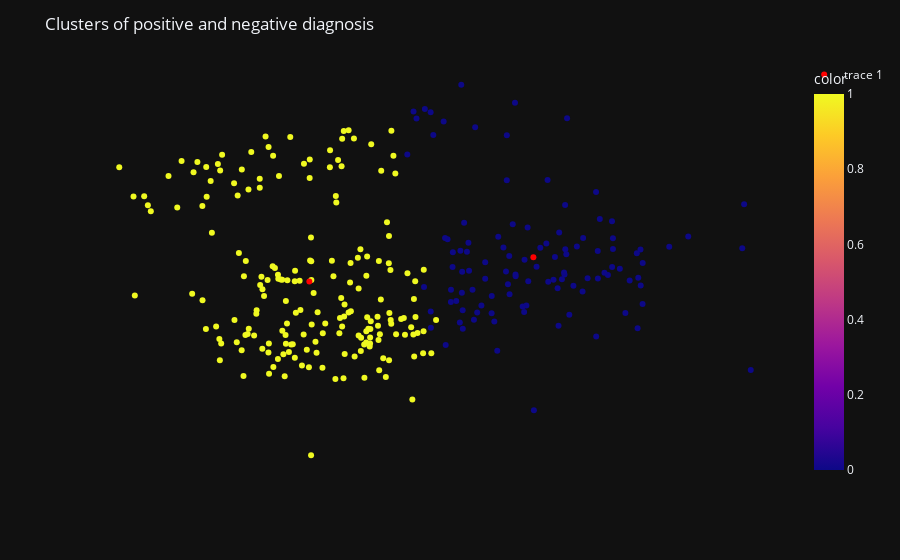

Source (notebook cell):
### Markdown cell above
#### K Means

### Code cell
model = KMeans(n_clusters=2)

cluster_labels = model.fit_predict(pca_df)

centroids = model.cluster_centers_

centroids_x = centroids[:, 0]
centroids_y = centroids[:, 1]

label_dict = {0: 'Negative cases', 1: 'Positive cases'}

fig = px.scatter(pca_df, x=pca_df[:, 0], y=pca_df[:, 1], color=cluster_labels, template='plotly_dark')
fig.update_layout(title='Clusters of positive and negative diagnosis')
fig.update_layout(xaxis_visible=False, yaxis_visible=False, 
                  xaxis=dict(showgrid=False, zeroline=False), 
                  yaxis=dict(showgrid=False, zeroline=False))
fig.add_trace(go.Scatter(x=centroids_x, y=centroids_y, mode='markers', 
                         marker=dict(color='red', size=6)))
fig.show()

### Figure 1 — Plotly figure (JSON) as saved in the notebook; plotly's stock layout.template omitted (floating-point values rounded to 4 significant figures; data arrays with more than 128 entries replaced by an {"elided": "..."} marker saying what was removed)
{"data": [{"hovertemplate": "x=%{x}<br>y=%{y}<br>color=%{marker.color}<extra></extra>", "legendgroup": "", "marker": {"color": {"elided": "298 int values"}, "coloraxis": "coloraxis", "symbol": "circle"}, "mode": "markers", "name": "", "orientation": "v", "showlegend": false, "type": "scatter", "x": {"elided": "298 float values"}, "xaxis": "x", "y": {"elided": "298 float values"}, "yaxis": "y"}, {"marker": {"color": "red", "size": 6}, "mode": "markers", "type": "scatter", "x": [2.214, -1.259], "y": [0.335, -0.1904]}], "layout": {"coloraxis": {"colorbar": {"title": {"text": "color"}}, "colorscale": [[0, "#0d0887"], [0.1111, "#46039f"], [0.2222, "#7201a8"], [0.3333, "#9c179e"], [0.4444, "#bd3786"], [0.5556, "#d8576b"], [0.6667, "#ed7953"], [0.7778, "#fb9f3a"], [0.8889, "#fdca26"], [1, "#f0f921"]]}, "legend": {"tracegroupgap": 0}, "margin": {"t": 60}, "title": {"text": "Clusters of positive and negative diagnosis"}, "xaxis": {"anchor": "y", "domain": [0, 1], "showgrid": false, "title": {"text": "x"}, "visible": false, "zeroline": false}, "yaxis": {"anchor": "x", "domain": [0, 1], "showgrid": false, "title": {"text": "y"}, "visible": false, "zeroline": false}}}
